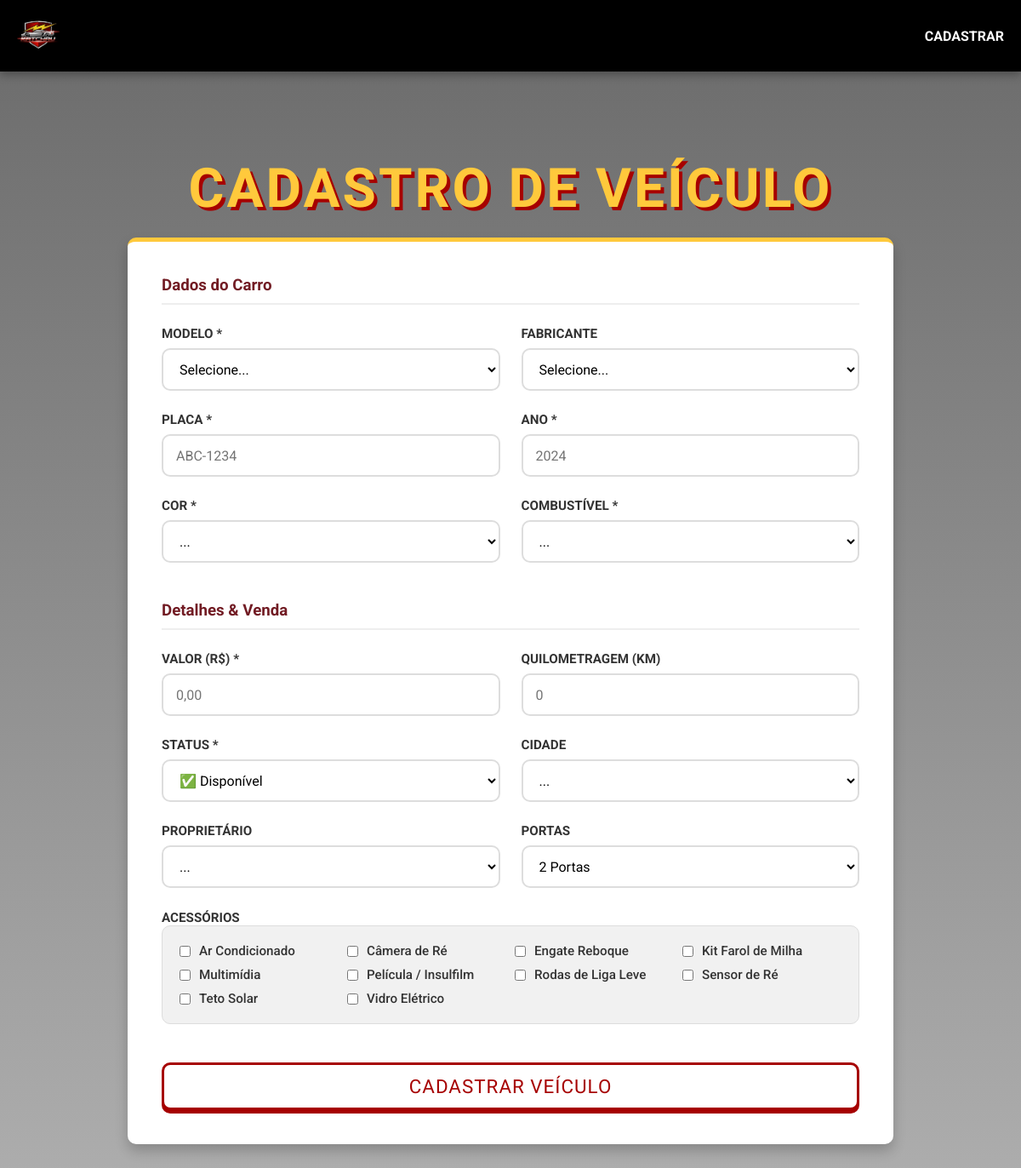
Page /pages/cad-veiculo.php on the committed database.
### tables this page shows
CREATE TABLE `acessorio` (
  `id` int(11) NOT NULL AUTO_INCREMENT,
  `nome` varchar(100) NOT NULL,
  PRIMARY KEY (`id`),
  UNIQUE KEY `nome` (`nome`)
);

### pages/cad-veiculo.php (the view, shortened to what this page needs)
<?php
require_once '../php/conexao.php';
$modelos = $fabricantes = $cores = $cidades = $estados = $carrocerias = $proprietarios = $acessorios_disponiveis = $combustiveis = [];
$portas = [2, 3, 4, 5];
try {
    $estados = $pdo->query("SELECT id, nome FROM estado ORDER BY nome")->fetchAll();
    $acessorios_disponiveis = $pdo->query("SELECT id, nome FROM acessorio ORDER BY nome")->fetchAll();
} catch (PDOException $e) {
    error_log("Erro ao carregar listas: " . $e->getMessage());
    $erro_msg = "❌ Erro ao carregar opções. Verifique o banco de dados.";
}
?>
<!DOCTYPE html>
<html lang="pt-BR">
<head>
    <link rel="stylesheet" href="../css/style.css">
</head>
<body>
    <header class="cabecalho">
        <nav><a href="../index.php" class="logo"><img src="../img/favicon.png" alt="logo"></a>
        <div style="color: white; font-weight: bold;">CADASTRAR</div>
        </nav>
    </header>
    <div class="inicio">
        <div class="nome"><h1>Cadastro de Veículo</h1></div>
        <div class="container-form" style="max-width: 900px; width: 100%;">
            <form action="" method="post">
                <div class="form-grid">
                    <div class="full-width"><h3 style="color: #721c24; border-bottom: 2px solid #eee; padding-bottom: 10px;">Dados do Carro</h3></div>
                    <div class="input-group">
                        <label class="label-ui">Modelo *</label>
                        <select name="modelo_id" class="input-ui" required>
                            <option value="" selected disabled>Selecione...</option>
                        </select>
                    </div>
                    <div class="input-group">
                        <label class="label-ui">Fabricante</label>
                        <select name="fabricante_id" class="input-ui">
                            <option value="" selected disabled>Selecione...</option>
                        </select>
                    </div>
                    <div class="input-group">
                        <label class="label-ui">Placa *</label>
                        <input type="text" name="placa-carro" class="input-ui" placeholder="ABC-1234" required>
                    </div>
                    <div class="input-group">
                        <label class="label-ui">Ano *</label>
                        <input type="number" name="ano-carro" class="input-ui" placeholder="2024" required min="1900" max="2026">
                    </div>
                    <div class="input-group">
                        <label class="label-ui">Cor *</label>
                        <select name="cor_id" class="input-ui" required>
                            <option value="" selected disabled>...</option>
                        </select>
                    </div>
                    <div class="input-group">
                        <label class="label-ui">Combustível *</label>
                        <select name="combustivel_id" class="input-ui" required>
                            <option value="" selected disabled>...</option>
                        </select>
                    </div>
                    <div class="full-width"><h3 style="color: #721c24; border-bottom: 2px solid #eee; padding-bottom: 10px; margin-top: 20px;">Detalhes & Venda</h3></div>
                    <div class="input-group">
                        <label class="label-ui">Valor (R$) *</label>
                        <input type="number" name="valor-carro" class="input-ui" step="0.01" placeholder="0,00" required>
                    </div>
                    <div class="input-group">
                        <label class="label-ui">Quilometragem (KM)</label>
                        <input type="number" name="km-carro" class="input-ui" placeholder="0">
                    </div>
                    <div class="input-group">
                        <label class="label-ui">Status *</label>
                        <select name="estado_id" class="input-ui" required>
                            <?php foreach ($estados as $e): ?><option value="<?php echo $e['id']; ?>"><?php echo htmlspecialchars($e['nome']); ?></option><?php endforeach; ?>
                        </select>
                    </div>
                    <div class="input-group">
                        <label class="label-ui">Cidade</label>
                        <select name="cidade_id" class="input-ui" required>
                            <option value="" selected disabled>...</option>
                        </select>
                    </div>
                    <div class="input-group">
                         <label class="label-ui">Proprietário</label>
                         <select name="proprietario_id" class="input-ui">
                            <option value="" selected disabled>...</option>
                         </select>
                    </div>
                    <div class="input-group">
                         <label class="label-ui">Portas</label>
                         <select name="portas" class="input-ui">
                            <?php foreach ($portas as $p): ?><option value="<?php echo $p; ?>"><?php echo $p; ?> Portas</option><?php endforeach; ?>
                         </select>
                    </div>
                    <div class="full-width">
                        <label class="label-ui">Acessórios</label>
                        <div class="checkbox-group" style="display: grid; grid-template-columns: repeat(auto-fill, minmax(150px, 1fr)); gap: 10px;">
                            <?php foreach ($acessorios_disponiveis as $acess): ?>
                                <label class="checkbox-item" style="cursor: pointer;">
                                    <input type="checkbox" name="acessorios[]" value="<?php echo $acess['id']; ?>">
                                    <?php echo htmlspecialchars($acess['nome']); ?>
                                </label>
                            <?php endforeach; ?>
                        </div>
                    </div>
                    <div class="full-width" style="margin-top: 20px;">
                        <input type="submit" class="btn-primary" value="CADASTRAR VEÍCULO">
                    </div>
                </div>
            </form>
        </div>
    </div>
</body>
</html>

### css/style.css (style rules this page uses)
:root { --primary: #FFC93C; --primary-hover: #e6b228; --secondary: #212529; --accent: #A60000; --bg-dark: #6A6A6A; --bg-light: #ADADAD; --bg-card: #FFFFFF; --text-main: #333333; --text-muted: #666666; --border-color: #DEE2E6; --shadow-sm: 0 4px 6px rgba(0, 0, 0, 0.15); --shadow-md: 0 8px 15px rgba(0, 0, 0, 0.2); --radius: 10px; --font-brand: 'Lalezar', display; --font-ui: 'Roboto', sans-serif; }
* { margin: 0; padding: 0; box-sizing: border-box; outline: none; }
body { background: linear-gradient(to bottom, var(--bg-dark), var(--bg-light)); background-attachment: fixed; font-family: var(--font-ui); color: var(--text-main); display: flex; flex-direction: column; min-height: 100vh; }
a { text-decoration: none; color: inherit; }
.cabecalho { background-color: #000000; padding: 15px 0; box-shadow: 0 4px 10px rgba(0, 0, 0, 0.3); position: sticky; top: 0; z-index: 1000; }
.cabecalho nav { max-width: 1200px; margin: 0 auto; padding: 0 20px; display: flex; justify-content: space-between; align-items: center; }
.logo img { height: 50px; transition: transform 0.3s; }
.inicio { flex: 1; width: 100%; max-width: 1200px; margin: 100px auto 40px auto; padding: 0 20px; display: block; }
.nome h1 { font-family: var(--font-brand); color: var(--primary); font-size: 4rem; text-transform: uppercase; text-align: center; text-shadow: 4px 4px 0 var(--accent); margin-bottom: 10px; letter-spacing: 3px; border: none; }
.container-form { background: var(--bg-card); padding: 40px; border-radius: var(--radius); box-shadow: var(--shadow-md); margin-top: 20px; border-top: 5px solid var(--primary); width: 100%; max-width: 900px; margin-top: 20px; margin-left: auto; margin-right: auto; }
.form-grid { display: grid; grid-template-columns: 1fr 1fr; gap: 25px; }
.full-width { grid-column: 1 / -1; }
.input-group { display: flex; flex-direction: column; }
.label-ui { font-weight: 700; margin-bottom: 8px; font-size: 0.95rem; color: var(--text-main); text-transform: uppercase; }
.input-ui, select.input-ui { height: 50px; padding: 10px 15px; border: 2px solid #ddd; border-radius: var(--radius); font-size: 1rem; background-color: #fff; font-family: var(--font-ui); transition: border-color 0.2s; }
.checkbox-group { display: grid; grid-template-columns: repeat(auto-fill, minmax(160px, 1fr)); gap: 12px; padding: 20px; background: #f1f1f1; border-radius: var(--radius); border: 1px solid #ddd; }
.checkbox-item { display: flex; align-items: center; gap: 10px; font-size: 0.95rem; cursor: pointer; font-weight: 500; }
.btn-primary { background-color: #fff; color: var(--accent); font-family: var(--font-brand); font-size: 1.4rem; padding: 12px 40px; border: 3px solid var(--accent); border-radius: var(--radius); cursor: pointer; transition: all 0.2s; text-transform: uppercase; letter-spacing: 1px; width: 100%; box-shadow: 0 4px 0 var(--accent); }

### rows in the picture
acessorio: nome "Ar Condicionado"
acessorio: nome "Câmera de Ré"
acessorio: nome "Engate Reboque"
acessorio: nome "Kit Farol de Milha"
acessorio: nome "Multimídia"
acessorio: nome "Película / Insulfilm"
acessorio: nome "Rodas de Liga Leve"
acessorio: nome "Sensor de Ré"
acessorio: nome "Teto Solar"
acessorio: nome "Vidro Elétrico"

### other values in the picture
form field estado_id "✅ Disponível"
form field portas "2 Portas"
